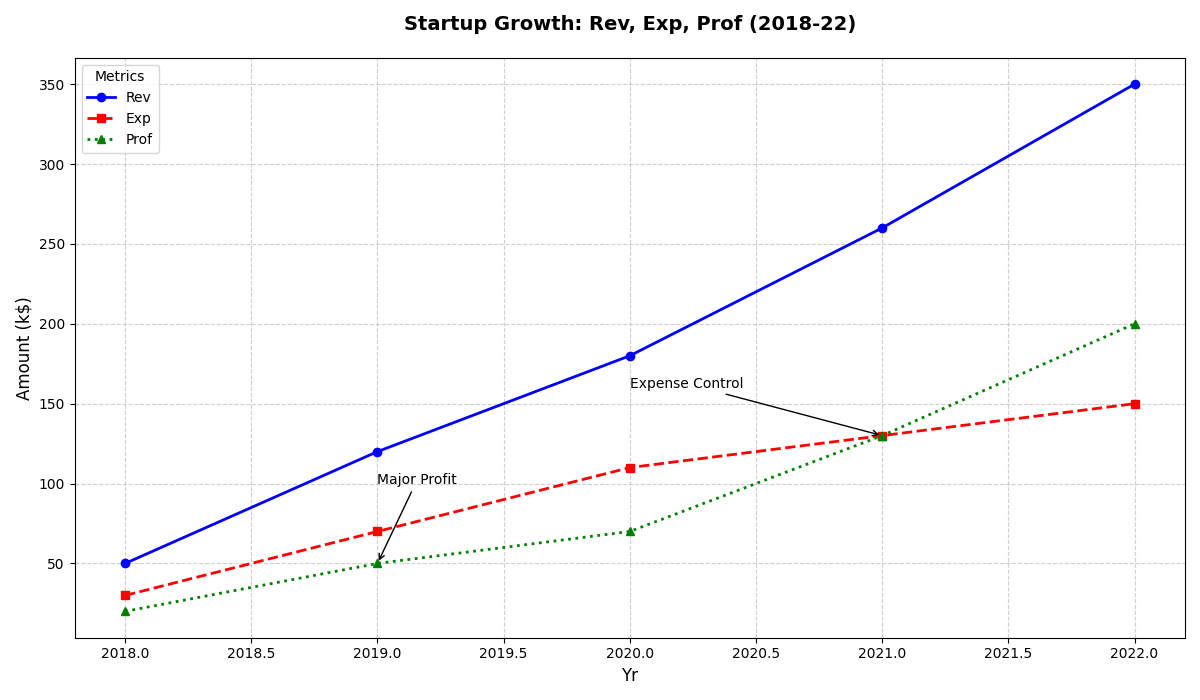

Source code (Python):
import matplotlib.pyplot as plt
import numpy as np

years = np.arange(2018, 2023)
revenue = np.array([50, 120, 180, 260, 350])
expenses = np.array([30, 70, 110, 130, 150])
profit = revenue - expenses

fig, ax = plt.subplots(figsize=(12, 7))

ax.plot(years, revenue, marker='o', linestyle='-', linewidth=2, color='blue', label='Rev')
ax.plot(years, expenses, marker='s', linestyle='--', linewidth=2, color='red', label='Exp')
ax.plot(years, profit, marker='^', linestyle=':', linewidth=2, color='green', label='Prof')

ax.set_xlabel('Yr', fontsize=12)
ax.set_ylabel('Amount (k$)', fontsize=12)
ax.set_title("Startup Growth: Rev, Exp, Prof (2018-22)", fontsize=14, fontweight='bold', pad=20)

ax.legend(title='Metrics', loc='upper left', fontsize=10)
ax.grid(True, linestyle='--', alpha=0.6)

ax.annotate('Major Profit', xy=(2019, profit[1]), xytext=(2019, profit[1] + 50),
            arrowprops=dict(facecolor='black', arrowstyle='->'), fontsize=10)
ax.annotate('Expense Control', xy=(2021, expenses[3]), xytext=(2020, expenses[3] + 30),
            arrowprops=dict(facecolor='black', arrowstyle='->'), fontsize=10)

plt.tight_layout()
plt.show()
